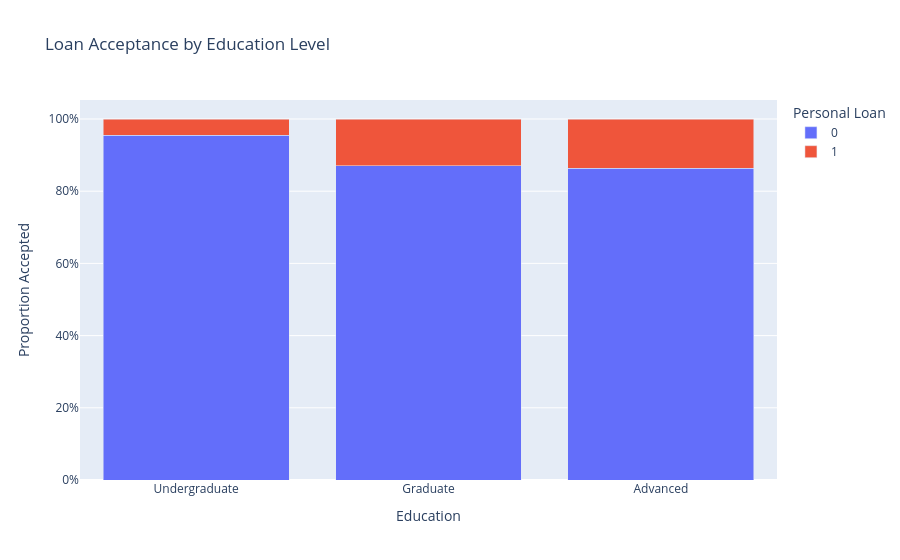

The code cell stored with this chart in its notebook:
### Code cell
import plotly.express as px

# Proportion bar chart: Education level
# Calcular proporciones manualmente
df_prop = (bank.groupby(["Education", "PersonalLoan"]).size().reset_index(name="count"))

# Calcular proporción dentro de cada nivel educativo
df_prop["proportion"] = (df_prop.groupby("Education")["count"].transform(lambda x: x / x.sum()))

fig = px.bar(df_prop, x="Education", y="proportion", color="PersonalLoan", barmode="stack", title="Loan Acceptance by Education Level",
             labels={"proportion": "Proportion Accepted"})
fig.update_layout(yaxis=dict(tickformat=".0%"), legend_title="Personal Loan")

fig.write_html("Loan_Acceptance_by_Education.html", include_plotlyjs="full")
fig.show()

### Figure 1 — Plotly figure (JSON) as saved in the notebook; plotly's stock layout.template omitted (floating-point values rounded to 4 significant figures)
{"data": [{"hovertemplate": "PersonalLoan=0<br>Education=%{x}<br>Proportion Accepted=%{y}<extra></extra>", "legendgroup": "0", "marker": {"color": "#636efa", "pattern": {"shape": ""}}, "name": "0", "orientation": "v", "showlegend": true, "textposition": "auto", "type": "bar", "x": ["Undergraduate", "Graduate", "Advanced"], "xaxis": "x", "y": [0.9556, 0.8703, 0.8634], "yaxis": "y"}, {"hovertemplate": "PersonalLoan=1<br>Education=%{x}<br>Proportion Accepted=%{y}<extra></extra>", "legendgroup": "1", "marker": {"color": "#EF553B", "pattern": {"shape": ""}}, "name": "1", "orientation": "v", "showlegend": true, "textposition": "auto", "type": "bar", "x": ["Undergraduate", "Graduate", "Advanced"], "xaxis": "x", "y": [0.04437, 0.1297, 0.1366], "yaxis": "y"}], "layout": {"barmode": "stack", "legend": {"title": {"text": "Personal Loan"}, "tracegroupgap": 0}, "title": {"text": "Loan Acceptance by Education Level"}, "xaxis": {"anchor": "y", "domain": [0, 1], "title": {"text": "Education"}}, "yaxis": {"anchor": "x", "domain": [0, 1], "tickformat": ".0%", "title": {"text": "Proportion Accepted"}}}}
